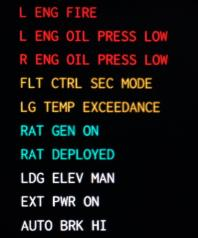
#> input picture Image/18.jpg, 198 x 238 px, found by its file name
$ python detect_color_v3.py
#> lines starting #> are read from the running program, lines starting #| are printed output that depends on the picture; after the words box and inside, x2 and y2 are one past the last pixel; in counts of white or black regions, pixels touching at a corner belong together
import cv2
import numpy as np

bright = cv2.imread("../Image/18.JPG")
#> bright is the input picture: shape (238, 198, 3); mean B, G, R 17, 17.4, 22.2
dark = cv2.imread("../Image/18.JPG")

bright_lab = cv2.cvtColor(bright, cv2.COLOR_BGR2LAB)
#> bright_lab: shape (238, 198, 3); mean of channels 0, 1, 2 19.7, 130.4, 129.8
dark_lab = cv2.cvtColor(dark, cv2.COLOR_BGR2LAB)

bright_ycb = cv2.cvtColor(bright, cv2.COLOR_BGR2YCrCb)
#> bright_ycb: shape (238, 198, 3); mean of channels 0, 1, 2 18.8, 130.4, 127
dark_ycb = cv2.cvtColor(dark, cv2.COLOR_BGR2YCrCb)

bright_hsv = cv2.cvtColor(bright, cv2.COLOR_BGR2HSV)
#> bright_hsv: shape (238, 198, 3); mean H, S, V 96.9, 178.7, 28
dark_hsv = cv2.cvtColor(dark, cv2.COLOR_BGR2HSV)

# python
bgr_red = [40, 40, 200]
bgr_light_blue = [176, 181, 57]
bgr_yellow = [98, 158, 195]
bgr_white = [230, 230, 230]
bgr = bgr_white
thresh = 40

min_bgr = np.array([bgr[0] - thresh, bgr[1] - thresh, bgr[2] - thresh])
max_bgr = np.array([bgr[0] + thresh, bgr[1] + thresh, bgr[2] + thresh])

mask_bgr = cv2.inRange(bright, min_bgr, max_bgr)
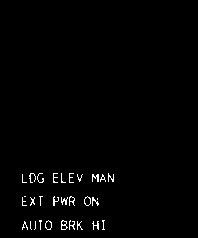
#> mask_bgr: shape (238, 198); 1.3% white in thin lines or dots, all inside (x1, y1, x2, y2) = (22, 173, 114, 230)
result_bgr = cv2.bitwise_and(bright, bright, mask=mask_bgr)

# convert 1D array to 3D, then convert it to HSV and take the first element
# this will be same as shown in the above figure [65, 229, 158]
hsv = cv2.cvtColor(np.uint8([[bgr]]), cv2.COLOR_BGR2HSV)[0][0]

min_hsv = np.array([hsv[0] - thresh, hsv[1] - thresh, hsv[2] - thresh])
max_hsv = np.array([hsv[0] + thresh, hsv[1] + thresh, hsv[2] + thresh])

mask_hsv = cv2.inRange(bright_hsv, min_hsv, max_hsv)
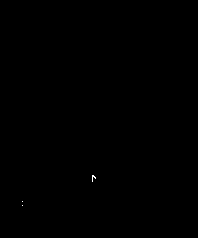
#> mask_hsv: shape (238, 198); 0.03% white in thin lines or dots, all inside (x1, y1, x2, y2) = (22, 175, 96, 206)
result_hsv = cv2.bitwise_and(bright_hsv, bright_hsv, mask=mask_hsv)
#> result_hsv: shape (238, 198, 3); mean H, S, V 0, 0, 0.1

# convert 1D array to 3D, then convert it to YCrCb and take the first element
ycb = cv2.cvtColor(np.uint8([[bgr]]), cv2.COLOR_BGR2YCrCb)[0][0]

min_ycb = np.array([ycb[0] - thresh, ycb[1] - thresh, ycb[2] - thresh])
max_ycb = np.array([ycb[0] + thresh, ycb[1] + thresh, ycb[2] + thresh])

mask_ycb = cv2.inRange(bright_ycb, min_ycb, max_ycb)
#> mask_ycb: shape (238, 198); 1.3% white in thin lines or dots, all inside (x1, y1, x2, y2) = (21, 78, 147, 230)
result_ydb = cv2.bitwise_and(bright_ycb, bright_ycb, mask=mask_ycb)
#> result_ydb: shape (238, 198, 3); mean of channels 0, 1, 2 3, 1.7, 1.7

# convert 1D array to 3D, then convert it to LAB and take the first element
lab = cv2.cvtColor(np.uint8([[bgr]]), cv2.COLOR_BGR2LAB)[0][0]

min_lab = np.array([lab[0] - thresh, lab[1] - thresh, lab[2] - thresh])
max_lab = np.array([lab[0] + thresh, lab[1] + thresh, lab[2] + thresh])

mask_lab = cv2.inRange(bright_lab, min_lab, max_lab)
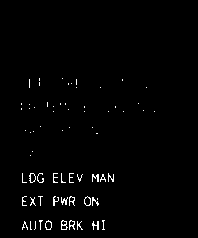
#> mask_lab: shape (238, 198); 1.5% white in thin lines or dots, all inside (x1, y1, x2, y2) = (21, 78, 155, 230)
result_lab = cv2.bitwise_and(bright_lab, bright_lab, mask=mask_lab)
#> result_lab: shape (238, 198, 3); mean of channels 0, 1, 2 3.3, 1.9, 1.9

cv2.imshow("Result BGR", result_bgr)
cv2.waitKey(0)
cv2.imshow("Result HSV", result_hsv)
cv2.waitKey(0)
cv2.imshow("Result YCB", result_ydb)
cv2.waitKey(0)
cv2.imshow("Output LAB", result_lab)
cv2.waitKey(0)
cv2.destroyAllWindows()

detect_img_gray = cv2.cvtColor(result_bgr, cv2.COLOR_BGR2GRAY)
_, detect_thresh_img = cv2.threshold(detect_img_gray, 127, 255, cv2.THRESH_BINARY)
cv2.imshow("Result BGR", detect_img_gray)
cv2.waitKey(0)
cv2.imshow("Result HSV", detect_thresh_img)
cv2.waitKey(0)
cv2.destroyAllWindows()

$ run again, with Image/1.JPG copied over Image/18.jpg
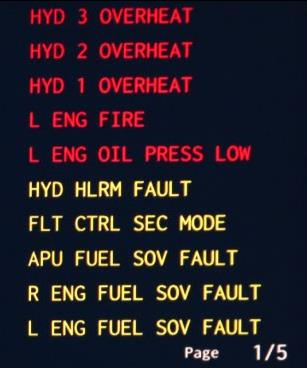
#> input picture Image/1.JPG, 307 x 368 px, found by its file name
#> bright is the input picture: shape (368, 307, 3); mean B, G, R 39.1, 30, 37.1
#> bright_lab: shape (368, 307, 3); mean of channels 0, 1, 2 33, 134.7, 123.8
#> bright_ycb: shape (368, 307, 3); mean of channels 0, 1, 2 33.1, 130.8, 131.3
#> bright_hsv: shape (368, 307, 3); mean H, S, V 106.4, 181.5, 55.6
#> `mask_bgr = cv2.inRange(bright, min_bgr, max_bgr)`:
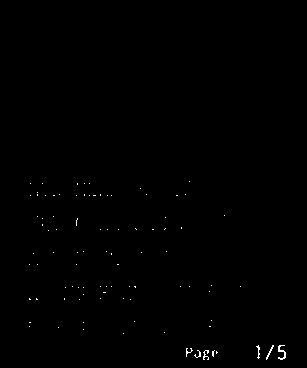
#> mask_bgr: shape (368, 307); 0.28% white in thin lines or dots, all inside (x1, y1, x2, y2) = (29, 181, 286, 360)
#> mask_hsv: shape (368, 307); 0.12% white in thin lines or dots, all inside (x1, y1, x2, y2) = (29, 195, 272, 360)
#> result_hsv: shape (368, 307, 3); mean H, S, V 0, 0, 0.3
#> result_ydb: shape (368, 307, 3); mean of channels 0, 1, 2 4.2, 2.6, 1.9
#> `mask_lab = cv2.inRange(bright_lab, min_lab, max_lab)`:
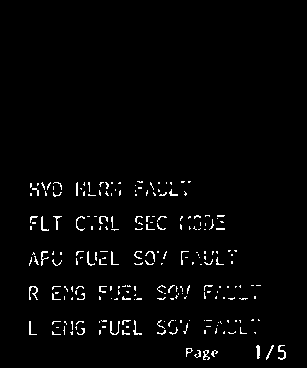
#> mask_lab: shape (368, 307); 2.2% white in thin lines or dots, all inside (x1, y1, x2, y2) = (29, 181, 286, 360)
#> result_lab: shape (368, 307, 3); mean of channels 0, 1, 2 5, 2.8, 3.5
